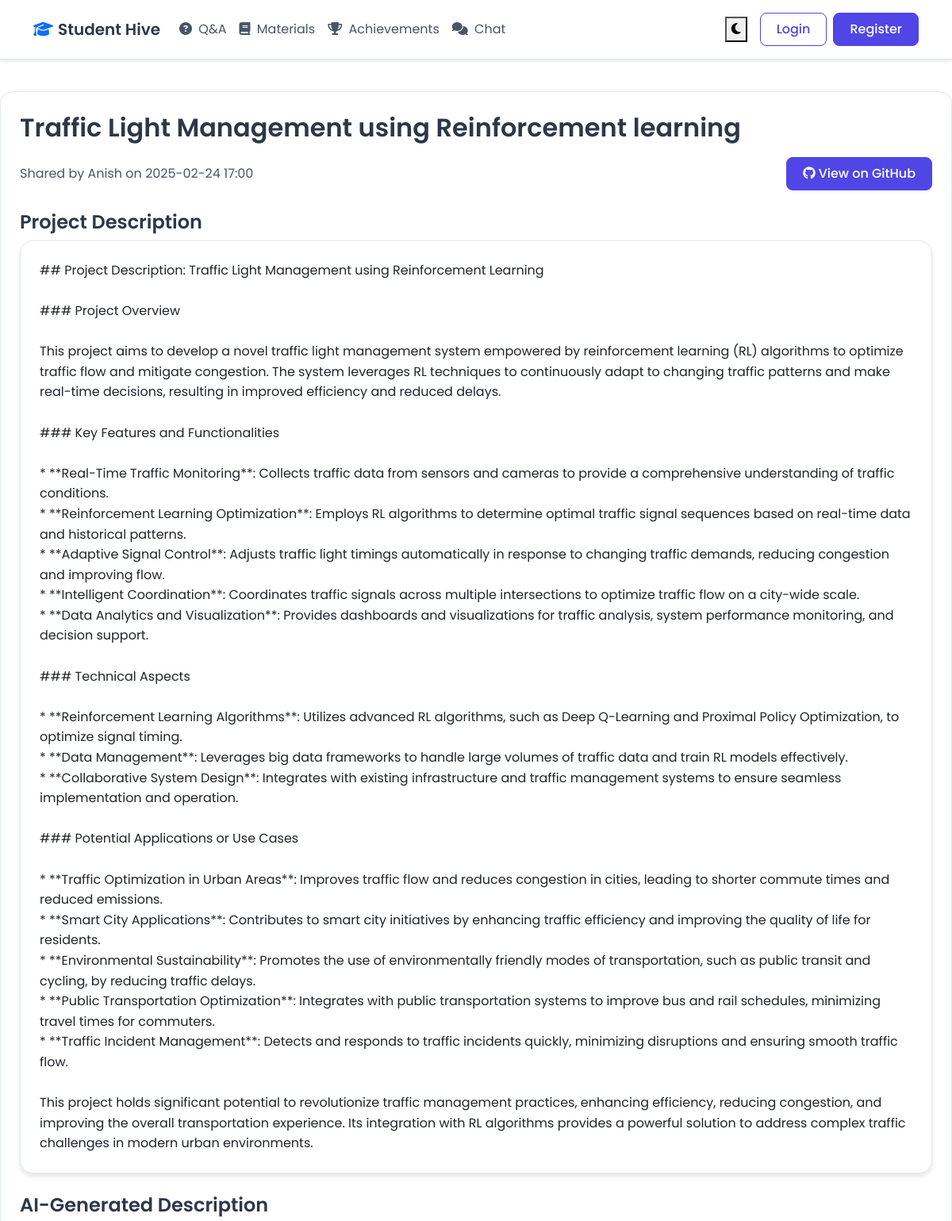
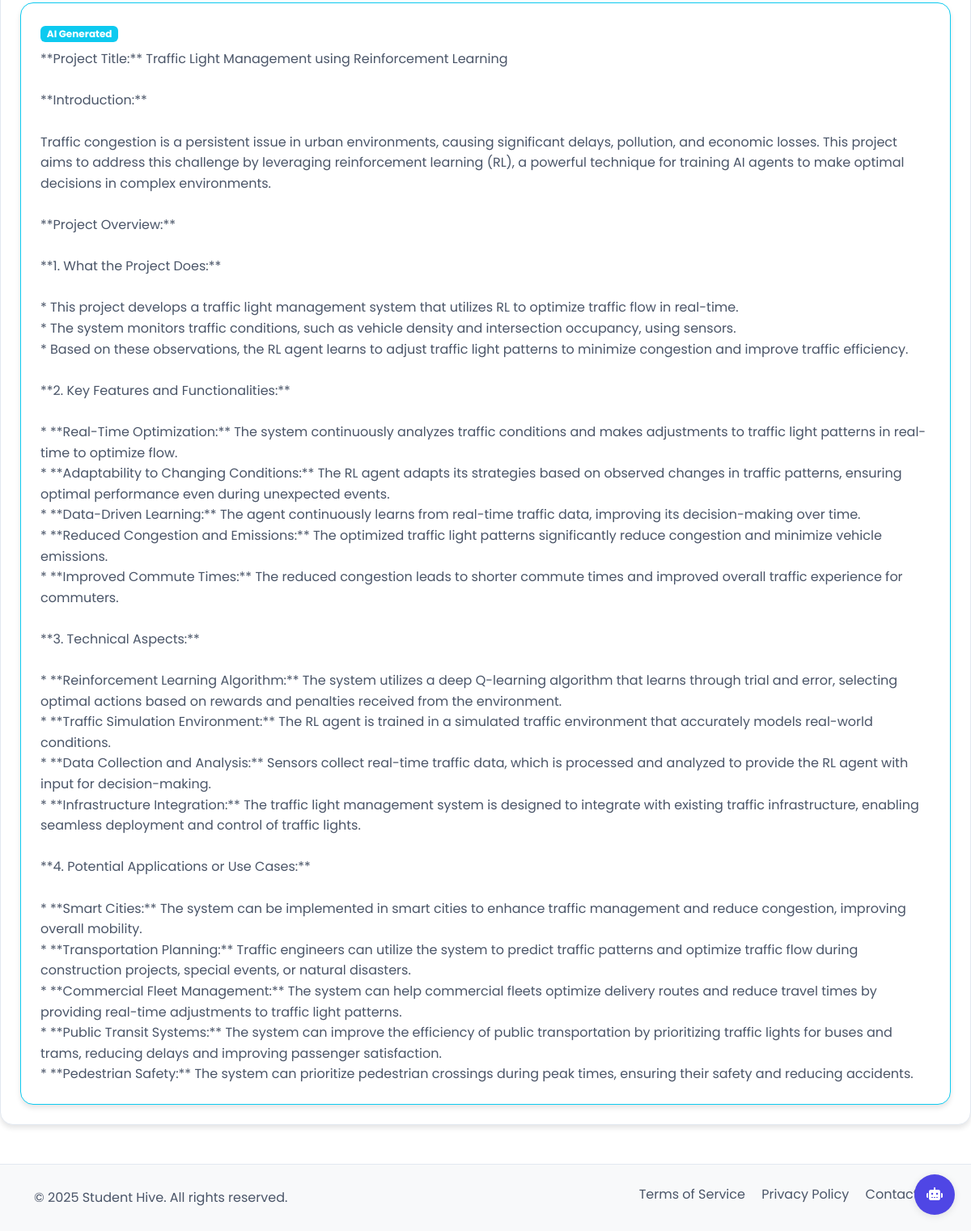
/projects/1, run on the app's committed database (2 pictures, top to bottom).
### app.py (models this page shows, shortened)
class Project(db.Model):
    id = db.Column(db.Integer, primary_key=True)
    title = db.Column(db.String(200), nullable=False)
    description = db.Column(db.Text, nullable=False)
    ai_description = db.Column(db.Text)
    repository_link = db.Column(db.String(500), nullable=False)
    timestamp = db.Column(db.DateTime, default=datetime.utcnow)
    user_id = db.Column(db.Integer, db.ForeignKey('user.id'), nullable=False)

class User(UserMixin, db.Model):
    id = db.Column(db.Integer, primary_key=True)
    username = db.Column(db.String(80), unique=True, nullable=False)
    email = db.Column(db.String(120), unique=True, nullable=False)
    password_hash = db.Column(db.String(128))
    questions = db.relationship('Question', backref='author', lazy=True)
    answers = db.relationship('Answer', backref='author', lazy=True)
    achievements = db.relationship('Achievement', backref='user', lazy=True)
    materials = db.relationship('StudyMaterial', backref='author', lazy=True)
    projects = db.relationship('Project', backref='author', lazy=True)
    chat_messages = db.relationship('ChatMessage', backref='author', lazy=True)
    achievement_comments = db.relationship('AchievementComment', backref='author', lazy=True)
    tutor_sessions = db.relationship('TutorSession', backref='student', lazy=True)

### app.py (the view)
@app.route('/projects/<int:project_id>')
def view_project(project_id):
    project = Project.query.get_or_404(project_id)
    return render_template('view_project.html', project=project)

### templates/view_project.html
{% extends "base.html" %}
{% block content %}
<div class="row">
    <div class="col-md-12">
        <div class="card mb-4">
            <div class="card-body">
                <h2 class="card-title mb-3">{{ project.title }}</h2>
                <div class="d-flex justify-content-between align-items-center mb-4">
                    <div class="text-muted">
                        Shared by {{ project.author.username }} on {{ project.timestamp.strftime('%Y-%m-%d %H:%M') }}
                    </div>
                    <a href="{{ project.repository_link }}" target="_blank" class="btn btn-primary">
                        <i class="fab fa-github me-1"></i>View on GitHub
                    </a>
                </div>
                <h4>Project Description</h4>
                <div class="card mb-4">
                    <div class="card-body">
                        {{ project.description | replace('\n', '<br>')|safe }}
                    </div>
                </div>
                {% if project.ai_description and project.ai_description != project.description %}
                <h4>AI-Generated Description</h4>
                <div class="card border-info">
                    <div class="card-body">
                        <span class="badge bg-info mb-2">AI Generated</span>
                        <p class="card-text">{{ project.ai_description | replace('\n', '<br>')|safe }}</p>
                    </div>
                </div>
                {% endif %}
            </div>
        </div>
    </div>
</div>
{% endblock %}

### static/style.css (style rules this page uses)
:root { --bg-primary: #ffffff; --bg-secondary: #f8f9fa; --text-primary: #2d3748; --text-secondary: #4a5568; --accent-primary: #4f46e5; --accent-secondary: #818cf8; --border-color: #e2e8f0; --card-bg: #ffffff; --shadow-color: rgba(0, 0, 0, 0.1); --success-color: #059669; --danger-color: #dc2626; --input-text: #2d3748; --input-bg: #ffffff; --input-border: #e2e8f0; --dropdown-bg: #ffffff; --dropdown-text: #2d3748; --dropdown-hover: #f8f9fa; --link-color: #4f46e5; }
body { background-color: var(--bg-primary); color: var(--text-primary); transition: background-color 0.3s, color 0.3s; font-family: 'Poppins', system-ui, -apple-system, sans-serif; line-height: 1.6; }
h1, h2, h3, h4, h5, h6 { color: var(--text-primary); font-weight: 600; line-height: 1.3; }
.text-muted { color: var(--text-secondary) !important; }
a { color: var(--link-color); text-decoration: none; }
.card { background-color: var(--card-bg); border: 1px solid var(--border-color); border-radius: 1rem; box-shadow: 0 4px 6px var(--shadow-color); transition: transform 0.2s, box-shadow 0.2s; }
.card-body { padding: 1.5rem; }
.card-title { color: var(--text-primary); font-weight: 600; margin-bottom: 1rem; }
.card-text { color: var(--text-secondary); }
.btn { padding: 0.5rem 1.25rem; border-radius: 0.5rem; font-weight: 500; transition: all 0.2s; }
.btn-primary { background-color: var(--accent-primary); border-color: var(--accent-primary); color: white !important; }

### data on the page
Project: title "Traffic Light Management using Reinforcement learning", timestamp "2025-02-24 17:00", description "## Project Description: Traffic Light Management using Reinforcement Learning ### Project Overview This project aims to develop a novel traffic light management system empowered by reinforcement learning (RL) algorithms to optimize traffic flow and mitigate congestion. The system leverages RL techniques to continuously adapt to changing traffic patterns and make real-time decisions, resulting in improved efficiency and reduced delays. ### Key Features and Functionalities * **Real-Time Traffic Monitoring**: Collects traffic data from sensors and cameras to provide a comprehensive understanding of traffic conditions. * **Reinforcement Learning Optimization**: Employs RL algorithms to…", ai_description "**Project Title:** Traffic Light Management using Reinforcement Learning **Introduction:** Traffic congestion is a persistent issue in urban environments, causing significant delays, pollution, and economic losses. This project aims to address this challenge by leveraging reinforcement learning (RL), a powerful technique for training AI agents to make optimal decisions in complex environments. **Project Overview:** **1. What the Project Does:** * This project develops a traffic light management system that utilizes RL to optimize traffic flow in real-time. * The system monitors traffic conditions, such as vehicle density and intersection occupancy, using sensors. * Based on these…"
User: author.username "Anish"
